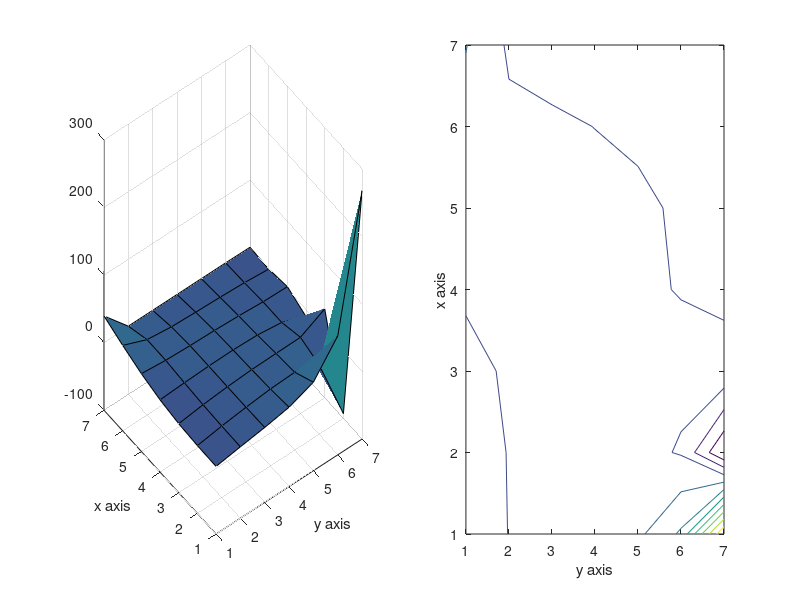

Source code (MATLAB):
%Matlab Code to solve Poisson's equation with Gauss Seidel Method with the following conditions in the problem statement. 
% Jose Chavez  1161146 
clear all; clc; 
tic 
%% Given Conditions 
ax = -pi; 
ay = -pi; 
bx = pi; 
by = pi; 
N=input('Value of X Intenal Nodes='); % Number of points on the internal nodes for N and M%
M=input('Value of Y Internal Nodes='); 
Me=M+2; %Number of points including exterior boundary points for Ne and Me%
Ne=N+2; 
% this generates the x and y values that will be used to calculate 
x = linspace(-pi,pi,Ne); 
y = linspace(-pi,pi,Me); 
%% 

U = ones(Ne,Me); %U initial guess %

% For loop solving for right hand side with F equation with i,j indices% 
for i=1:length(x); 
    for j=1:length(y); 
F(i,j) = cos ( (0.5*pi)* (2*((x(i)-ax) / (bx - ax))+1 )).*sin( pi*((y(j)-ay) / (by -ay))); 
    end 
end 

%% Boundary Conditions for "top" and "bottom" 

% Bottom boundary values 
phi = ((x - ax).^2 ) .* sin( (pi *(x- ax)) / (2*(bx-ax)) ) ; 

% Top boundary values 
psy = cos (pi*(x-ax)).*cosh(bx-x); 

% place these known values in the solution grid 
U(:,1) = phi; 
U(:,Me) = psy; 
%% Left and Right Boundary points 
%   Using the given neumann condition yields special cases of the Gauss-siedel iteration that can be used along entire "side" boundaries. 
%   F and U is computed in solution grid 
% Multipliers that are used in the iterations. 
DX = 2*pi/(N+1); 
B = 1/DX.^2 
DY = 2*pi/(M+1); 
C = 1/DY.^2 
DEN = -2*(B+C) 

% Normalize Multipliers%
B = B/DEN; 
C = C/DEN; 
F = F/DEN; 
DEN = 1; 
error=10; 
error_iterations=0 
% check for diagonal dominance of elements 
abs(DEN) >= abs(2*B+2*C) 
while error>10^-10; 
    W=U; 
for P = 1:1000; 

for j = 2:M+1; 
     
    % Left boundary 
    U(1,j) = DEN*(  F(1,j) - (2*B)*U(2,j) - C*U(1,j-1) - C*U(1,j+1) ); 
    % Right Boundary 
    U(N,j) = DEN*(  F(N,j) - (2*B)*U(N-1,j) - C*U(N,j-1) - C*U(N,j+1) ); 
end 

%% Gauss-Siedel iterating the general U equation%

for i = 2:N+1; 
    for j = 2:M+1; 
        U(i,j) = DEN*(  F(i,j) - C*U(i+1,j) - C*U(i-1,j)- B*U(i,j+1) - B*U(i,j-1) ); 
    end 
end 
end 
error=abs(max(max(((W-U)./W)))); 
error_iterations=error_iterations+1 
end 
toc 
figure 
subplot(1,2,1),surf(U),xlabel('y axis'),ylabel('x axis');
subplot(1,2,2),contour(U),xlabel('y axis'),ylabel('x axis')
